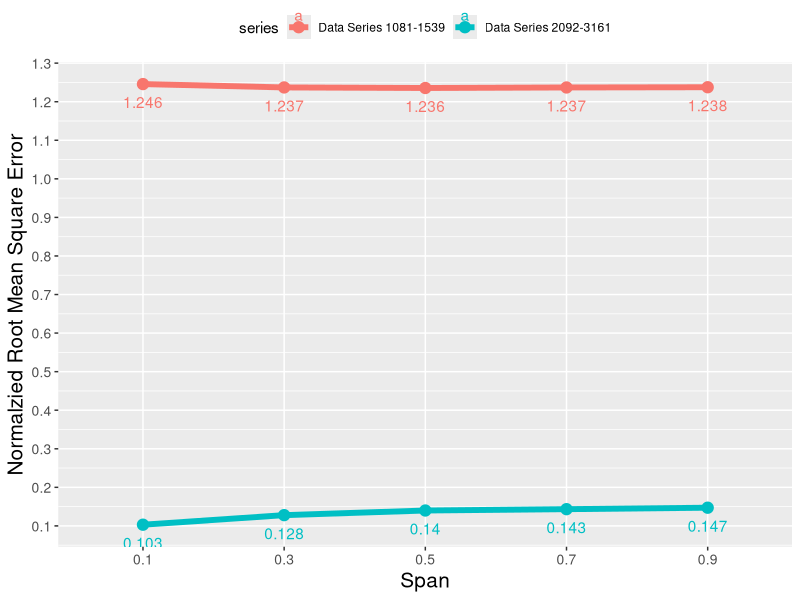

The R source for this figure:
# set the working directory
setwd("C:/Users/Daisy/Downloads/GT Coursework/Spring Semester 2020/ISyE6416 Regression Analysis/Final Project/Data")

# introduce the dataset
data = read.csv("us_101_lane2_foruse.csv")
data = data[data$v_ID == 472,]
attach(data)
data = subset(data, select = -c(v_ID, v_Frame_output))
data = data[data$Time_Headway < 9999,]

# split the dataset into training subset and testing subset
library(tidyverse)
data_train = data %>% filter(Frame_ID > 1564)
data_test = data %>% filter(Frame_ID <= 1564)


v_true_train = data_train$v_Vel_output
v_true_test = data_test$v_Vel_output

# with optimized values
model1 = loess(data_train$v_Vel_output ~ data_train$v_Vel + data_train$Space_Headway, span = 0.1, degree = 2, control = loess.control(surface = "direct"))
pred1 = predict(model1, data = data_train[,3:6])
rmse1 = sqrt(mean((v_true_train - pred1)^2))
rmsn1= rmse1/mean(data_train$v_Vel_output) 

model3 = loess(data_train$v_Vel_output ~ data_train$v_Vel + data_train$Space_Headway, span = 0.3, degree = 2, control = loess.control(surface = "direct"))
pred3 = predict(model3, data = data_train[,3:6])
rmse3 = sqrt(mean((v_true_train - pred3)^2))
rmsn3 = rmse3/mean(data_train$v_Vel_output) 

model5 = loess(data_train$v_Vel_output ~ data_train$v_Vel + data_train$Space_Headway, span = 0.5, degree = 2, control = loess.control(surface = "direct"))
pred5 = predict(model5, data = data_train[,3:6])
rmse5 = sqrt(mean((v_true_train - pred5)^2))
rmsn5 = rmse5/mean(data_train$v_Vel_output) 

model7 = loess(data_train$v_Vel_output ~ data_train$v_Vel + data_train$Space_Headway, span = 0.7, degree = 2, control = loess.control(surface = "direct"))
pred7 = predict(model7, data = data_train[,3:6])
rmse7 = sqrt(mean((v_true_train - pred7)^2))
rmsn7 = rmse7/mean(data_train$v_Vel_output) 

model9 = loess(data_train$v_Vel_output ~ data_train$v_Vel + data_train$Space_Headway, span = 0.9, degree = 2, control = loess.control(surface = "direct"))
pred9 = predict(model9, data = data_train[,3:6])
rmse9 = sqrt(mean((v_true_train - pred9)^2))
rmsn9 = rmse9/mean(data_train$v_Vel_output) 



model21 = loess(data_test$v_Vel_output ~ data_test$v_Vel + data_test$Space_Headway, span = 0.1, degree = 2, control = loess.control(surface = "direct"))
pred21 = predict(model21, data = data_train[,3:6])
rmse21 = sqrt(mean((v_true_train - pred21)^2))
rmsn21= rmse21/mean(data_train$v_Vel_output) 

model23 = loess(data_test$v_Vel_output ~ data_test$v_Vel + data_test$Space_Headway, span = 0.3, degree = 2, control = loess.control(surface = "direct"))
pred23 = predict(model23, data = data_train[,3:6])
rmse23 = sqrt(mean((v_true_train - pred23)^2))
rmsn23 = rmse23/mean(data_train$v_Vel_output) 

model25 = loess(data_test$v_Vel_output ~ data_test$v_Vel + data_test$Space_Headway, span = 0.5, degree = 2, control = loess.control(surface = "direct"))
pred25 = predict(model25, data = data_train[,3:6])
rmse25 = sqrt(mean((v_true_train - pred25)^2))
rmsn25 = rmse25/mean(data_train$v_Vel_output) 

model27 = loess(data_test$v_Vel_output ~ data_test$v_Vel + data_test$Space_Headway, span = 0.7, degree = 2, control = loess.control(surface = "direct"))
pred27 = predict(model27, data = data_train[,3:6])
rmse27 = sqrt(mean((v_true_train - pred27)^2))
rmsn27 = rmse27/mean(data_train$v_Vel_output) 

model29 = loess(data_test$v_Vel_output ~ data_test$v_Vel + data_test$Space_Headway, span = 0.9, degree = 2, control = loess.control(surface = "direct"))
pred29 = predict(model29, data = data_train[,3:6])
rmse29 = sqrt(mean((v_true_train - pred29)^2))
rmsn29 = rmse29/mean(data_train$v_Vel_output) 



span = c("0.1","0.3","0.5","0.7","0.9","0.1","0.3","0.5","0.7","0.9")
rmsn = c(rmsn1,rmsn3,rmsn5,rmsn7,rmsn9,rmsn21,rmsn23,rmsn25,rmsn27,rmsn29)
series = c("Data Series 2092-3161","Data Series 2092-3161","Data Series 2092-3161","Data Series 2092-3161","Data Series 2092-3161",
           "Data Series 1081-1539","Data Series 1081-1539","Data Series 1081-1539","Data Series 1081-1539","Data Series 1081-1539")
model_value = data.frame(span, rmsn, series)

library(ggplot2)
tiff("rmsn comparison2.png", units = "in", width = 20, height = 10, res = 300)
fig = ggplot(data = model_value, aes(x = factor(span), y = rmsn, color = series, group = series)) 
fig = fig + geom_line(size = 2) 
fig = fig + geom_point(size = 3.5)
fig = fig + geom_text(aes(x = factor(span), y = rmsn,label = round(rmsn,3)), hjust = 0.5, vjust = 2)
fig = fig + theme(legend.position = "top") +
  labs(x = "Span", y = "Normalzied Root Mean Square Error")+
  scale_y_continuous(breaks = seq(0,1.5,0.1)) +
  theme(axis.title.x = element_text(size = 15))+
  theme(axis.title.y = element_text(size = 15))+
  theme(axis.text= element_text(size = 10))
fig
dev.off()